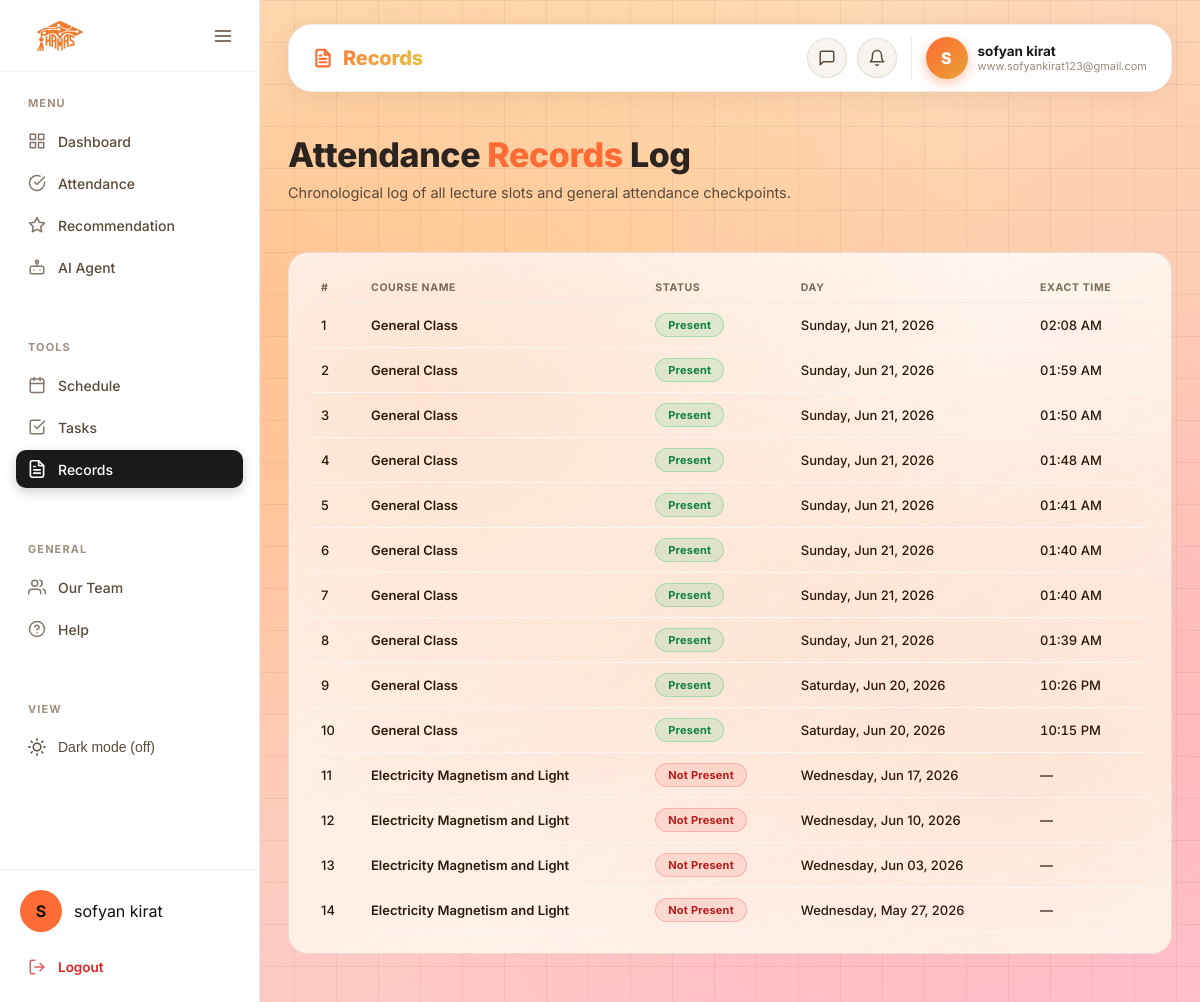
/records (signed in), run on the app's committed database.
### tables this page shows
CREATE TABLE user_additional_info (
            id INTEGER PRIMARY KEY AUTOINCREMENT,
            user_id INTEGER NOT NULL UNIQUE,
            first_name VARCHAR(100) NOT NULL,
            age INTEGER NOT NULL,
            program VARCHAR(255) NOT NULL,
            gender VARCHAR(50) NOT NULL,
            level INTEGER NOT NULL,
            is_working BOOLEAN NOT NULL DEFAULT FALSE,
            failed_subjects INTEGER NOT NULL DEFAULT 0,
            discipline_score INTEGER NOT NULL,
            analytical_score INTEGER NOT NULL,
            practical_score INTEGER NOT NULL,
            gpa DECIMAL(4,2) NOT NULL,
            screen_hours DECIMAL(4,1) NOT NULL,
            created_at TIMESTAMP DEFAULT CURRENT_TIMESTAMP,
            updated_at TIMESTAMP DEFAULT CURRENT_TIMESTAMP, student_id VARCHAR(100),
            FOREIGN KEY (user_id) REFERENCES users(id) ON DELETE CASCADE
        );

CREATE TABLE user_course_schedule (
            id INTEGER PRIMARY KEY AUTOINCREMENT,
            user_id INTEGER NOT NULL,
            course_name VARCHAR(255) NOT NULL,
            start_time TIME NOT NULL,
            end_time TIME NOT NULL,
            days VARCHAR(255) NOT NULL,
            created_at TIMESTAMP DEFAULT CURRENT_TIMESTAMP,
            FOREIGN KEY (user_id) REFERENCES users(id) ON DELETE CASCADE
        );

### app.py (the view)
@app.route('/records')
@login_required
def records():
    user_id = to_int_value(session.get('user_id'))
    email = session.get('email', '')
    username = email.split('@')[0].capitalize() if email else 'User'
    try:
        connection = get_db_connection()
        if connection:
            cursor = connection.cursor()
            cursor.execute("SELECT first_name FROM user_additional_info WHERE user_id = %s", (user_id,))
            result = cursor.fetchone()
            if result and result[0]:
                username = to_clean_string(result[0])
            cursor.close()
            connection.close()
    except Exception as e:
        print(f"Error fetching user name: {e}")
    attendance_records = get_attendance_records(user_id)
    return render_template('records.html', username=username, email=email,
                           profile_photo=_get_profile_photo(user_id),
                           records=attendance_records)

### app/templates/records.html (shortened to what this page needs)
<!DOCTYPE html>
<html lang="en">
<head>
    <link rel="stylesheet" href="{{ url_for('static', filename='css/style.css') }}">
    <link rel="stylesheet" href="{{ url_for('static', filename='css/dashboard.css') }}">
</head>
<body class="dash-body">
    <div id="particles-bg"
        style="position: fixed; top: 0; left: 0; width: 100vw; height: 100vh; z-index: -2; pointer-events: none;"></div>
    <div class="dash-layout-wrapper">
        <aside class="dash-sidebar" id="dashSidebar">
            <div class="sidebar-header">
                <a href="{{ url_for('dashboard') }}" class="dash-logo-link">
                    <img src="{{ url_for('static', filename='images/Logo_BR.png') }}?v=20260521" alt="Logo"
                        class="dash-logo-img">
                </a>
                <button class="sidebar-toggle-btn" id="sidebarToggle" aria-label="Toggle Sidebar">
                    <svg xmlns="http://www.w3.org/2000/svg" width="20" height="20" viewBox="0 0 24 24" fill="none"
                        stroke="currentColor" stroke-width="2" stroke-linecap="round" stroke-linejoin="round">
                        <line x1="3" y1="12" x2="21" y2="12"></line>
                        <line x1="3" y1="6" x2="21" y2="6"></line>
                        <line x1="3" y1="18" x2="21" y2="18"></line>
                    </svg>
                </button>
            </div>
            <div class="sidebar-scroll-area">
                <div class="sidebar-section">
                    <span class="section-title">Menu</span>
                    <nav class="sidebar-nav">
                        <a href="{{ url_for('dashboard') }}" class="sidebar-item">
                            <span class="sidebar-text">Dashboard</span>
                        </a>
                        <a href="{{ url_for('attendance') }}" class="sidebar-item">
                            <svg class="sidebar-icon" xmlns="http://www.w3.org/2000/svg" width="18" height="18"
                                viewBox="0 0 24 24" fill="none" stroke="currentColor" stroke-width="2"
                                stroke-linecap="round" stroke-linejoin="round">
                                <path d="M22 11.08V12a10 10 0 1 1-5.93-9.14"></path>
                                <polyline points="22 4 12 14.01 9 11.01"></polyline>
                            </svg>
                            <span class="sidebar-text">Attendance</span>
                        </a>
                        <a href="{{ url_for('recommendations') }}" class="sidebar-item">
                            <span class="sidebar-text">Recommendation</span>
                        </a>
                        <a href="{{ url_for('ai_agent') }}" class="sidebar-item">
                            <span class="sidebar-text">AI Agent</span>
                        </a>
                    </nav>
                </div>
                <div class="sidebar-section">
                    <span class="section-title">Tools</span>
                    <nav class="sidebar-nav">
                        <a href="{{ url_for('schedule') }}" class="sidebar-item">
                            <span class="sidebar-text">Schedule</span>
                        </a>
                        <a href="{{ url_for('tasks') }}" class="sidebar-item">
                            <span class="sidebar-text">Tasks</span>
                        </a>
                        <a href="{{ url_for('records') }}" class="sidebar-item active">
                            <span class="sidebar-text">Records</span>
                        </a>
                    </nav>
                </div>
                <div class="sidebar-section">
                    <span class="section-title">General</span>
                    <nav class="sidebar-nav">
                        <a href="{{ url_for('our_team') }}" class="sidebar-item">
                            <span class="sidebar-text">Our Team</span>
                        </a>
                        <a href="{{ url_for('help') }}" class="sidebar-item">
                            <span class="sidebar-text">Help</span>
                        </a>
                    </nav>
                </div>
                <div class="sidebar-section">
                    <span class="section-title">View</span>
                    <div class="sidebar-nav">
                        <button class="sidebar-item dark-mode-toggle" id="btnDarkMode">
                            <div class="toggle-icon-wrap">
                            </div>
                            <span class="sidebar-text">Dark mode (off)</span>
                        </button>
                    </div>
                </div>
            </div>
            <div class="sidebar-footer">
                <a href="{{ url_for('profile') }}" class="sidebar-profile-widget" style="text-decoration:none;">
                    <div class="dash-avatar">
                        {% if profile_photo %}
                        <img src="{{ profile_photo }}" alt="Profile"
                            style="width:100%;height:100%;object-fit:cover;object-position:center;border-radius:50%;">
                        {% else %}
                        <span class="avatar-initials">{{ username[0] | upper }}</span>
                        {% endif %}
                    </div>
                    <div class="profile-info sidebar-text">
                        <span class="profile-name">{{ username }}</span>
                    </div>
                </a>
                <a href="{{ url_for('logout') }}" class="sidebar-logout-btn" title="Logout"
                    onclick="localStorage.removeItem('theme'); return true;">
                    <span class="sidebar-text">Logout</span>
                </a>
            </div>
        </aside>
        <main class="dash-main-area">
            <div class="dash-main-content">
                <div class="top-header-bar">
                    <div class="header-page-title">
                        <span>Records</span>
                    </div>
                    <div class="header-actions">
                        <div class="header-popup-wrap" id="msgWrap">
                            <button class="header-action-btn" id="headerBtnMsg" aria-label="Messages" title="Messages">
                                <svg xmlns="http://www.w3.org/2000/svg" width="18" height="18" viewBox="0 0 24 24"
                                    fill="none" stroke="currentColor" stroke-width="2" stroke-linecap="round"
                                    stroke-linejoin="round">
                                    <path d="M21 15a2 2 0 0 1-2 2H7l-4 4V5a2 2 0 0 1 2-2h14a2 2 0 0 1 2 2z"></path>
                                </svg>
                            </button>
                        </div>
                        <div class="header-popup-wrap" id="notifWrap">
                            <button class="header-action-btn has-notif" id="headerBtnNotif" aria-label="Notifications"
                                title="Notifications">
                                <svg xmlns="http://www.w3.org/2000/svg" width="18" height="18" viewBox="0 0 24 24"
                                    fill="none" stroke="currentColor" stroke-width="2" stroke-linecap="round"
                                    stroke-linejoin="round">
                                    <path d="M6 8a6 6 0 0 1 12 0c0 7 3 9 3 9H3s3-2 3-9" />
                                    <path d="M10.3 21a1.94 1.94 0 0 0 3.4 0" />
                                </svg>
                            </button>
                        </div>
                        <a href="{{ url_for('profile') }}" class="header-profile" style="text-decoration:none;">
                            <div class="header-avatar">
                                {% if profile_photo %}
                                <img src="{{ profile_photo }}" alt="Profile"
                                    style="width:100%;height:100%;object-fit:cover;object-position:center;border-radius:50%;">
                                {% else %}
                                <span class="avatar-initials">{{ username[0] | upper }}</span>
                                {% endif %}
                            </div>
                            <div class="header-profile-info">
                                <span class="header-profile-name">{{ username }}</span>
                                <span class="header-profile-email">{{ email }}</span>
                            </div>
                        </a>
                    </div>
                </div>
                <div class="records-hero">
                    <h1 class="records-title">Attendance <span class="records-accent">Records</span> Log</h1>
                    <p class="records-subtitle">Chronological log of all lecture slots and general attendance checkpoints.</p>
                </div>
                <div class="dash-card records-card">
                    <div class="table-responsive">
                        <table class="placeholder-table" aria-label="Attendance records log">
                            <thead>
                                <tr>
                                    <th style="width: 50px;">#</th>
                                    <th>Course Name</th>
                                    <th>Status</th>
                                    <th>Day</th>
                                    <th>Exact Time</th>
                                </tr>
                            </thead>
                            <tbody>
                                {% for record in records %}
                                <tr>
                                    <td>{{ loop.index }}</td>
                                    <td style="font-weight:600;">{{ record.course_name }}</td>
                                    <td>
                                        <span class="records-pill {{ 'records-pill-present' if record.status == 'Present' else 'records-pill-absent' }}">
                                            {{ record.status }}
                                        </span>
                                    </td>
                                    <td>{{ record.day }}, {{ record.date.strftime('%b %d, %Y') }}</td>
                                    <td style="font-feature-settings: 'tnum';">{{ record.time }}</td>
                                </tr>
                                {% else %}
                                <tr>
                                    <td colspan="5" style="text-align: center; padding: 40px; color: #7a6a5a;">
                                        No attendance records found.
                                    </td>
                                </tr>
                                {% endfor %}
                            </tbody>
                        </table>
                    </div>
                </div>
            </div>
        </main>
    </div>
</body>
</html>

### data on the page
user_additional_info: first_name "S", first_name "sofyan kirat"
user_course_schedule: course_name "Electricity Magnetism and Light", status "Not Present", day "Wednesday", date "Jun 17, 2026", time "—", date "Jun 10, 2026", date "Jun 03, 2026", date "May 27, 2026"

### other printed values
{{ email }} "www.sofyankirat123@gmail.com"
{{ record.course_name }} "General Class" "General Class" "General Class" "General Class" "General Class" "General Class" "General Class" "General Class" "General Class" "General Class"
{{ record.status }} "Present" "Present" "Present" "Present" "Present" "Present" "Present" "Present" "Present" "Present"
{{ record.day }} "Sunday" "Sunday" "Sunday" "Sunday" "Sunday" "Sunday" "Sunday" "Sunday" "Saturday" "Saturday"
{{ record.date.strftime('%b %d, %Y') }} "Jun 21, 2026" "Jun 21, 2026" "Jun 21, 2026" "Jun 21, 2026" "Jun 21, 2026" "Jun 21, 2026" "Jun 21, 2026" "Jun 21, 2026" "Jun 20, 2026" "Jun 20, 2026"
{{ record.time }} "02:08 AM" "01:59 AM" "01:50 AM" "01:48 AM" "01:41 AM" "01:40 AM" "01:40 AM" "01:39 AM" "10:26 PM" "10:15 PM"
